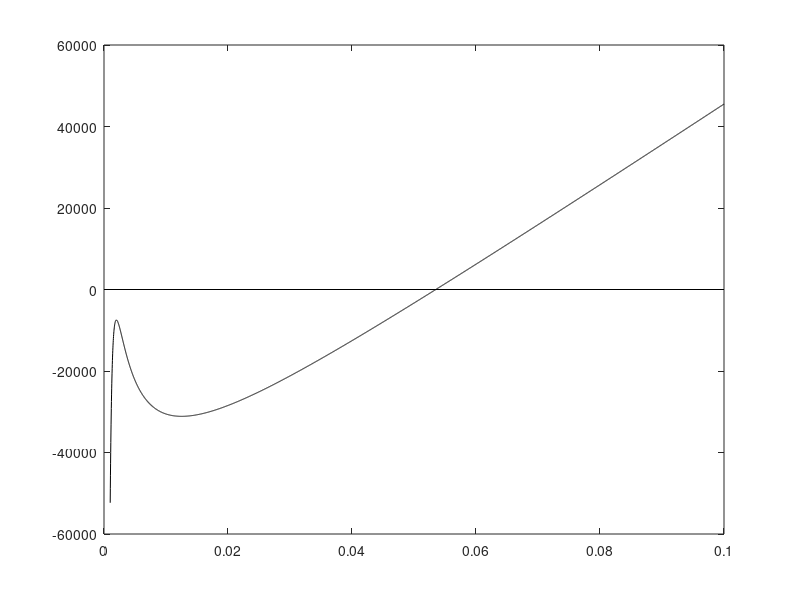

MATLAB code for this plot: (Note: this script raises an error after producing the figure.)
%GAS
%set parameters
alpha=188.33;
beta_p=9.77e-4;
P=1013250;
R=8.3144721515/0.044;
%R=11.0163766063776
T=300;
%plot f
f = @(v) (P+alpha./v.^2).*(v-beta_p)-R*T;
fd=  @(v) P+alpha./v.^2-2*(v-beta_p)*alpha./v.^3;
v=linspace(1e-3,0.1,5000);
plot([0,0.1],[0,0],'k-',v,f(v),'k-')
%Newton method
for v0=[1e-4,1e-3,1e-2,1e-1]
    [vv,nit]=Newton(f,fd,v0,0,eps,200);
    v0,vv,nit
end
%MATLAB fzero
opt=optimset('TolX',eps,'Display','iter');
[xv,fv]=fzero(f,[1e-4,0.1],opt)
